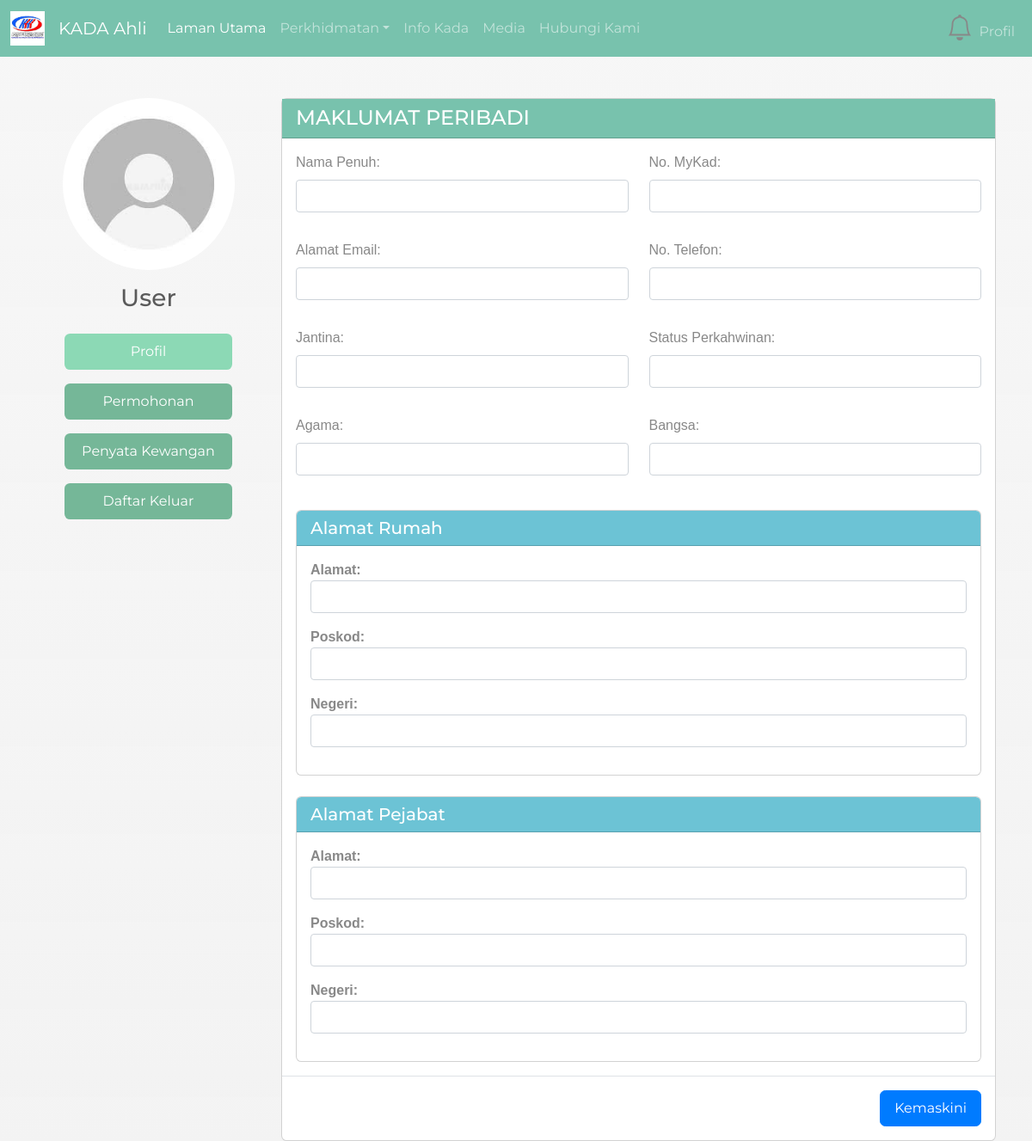
Page /profil.php (signed in) on the earlier database version.
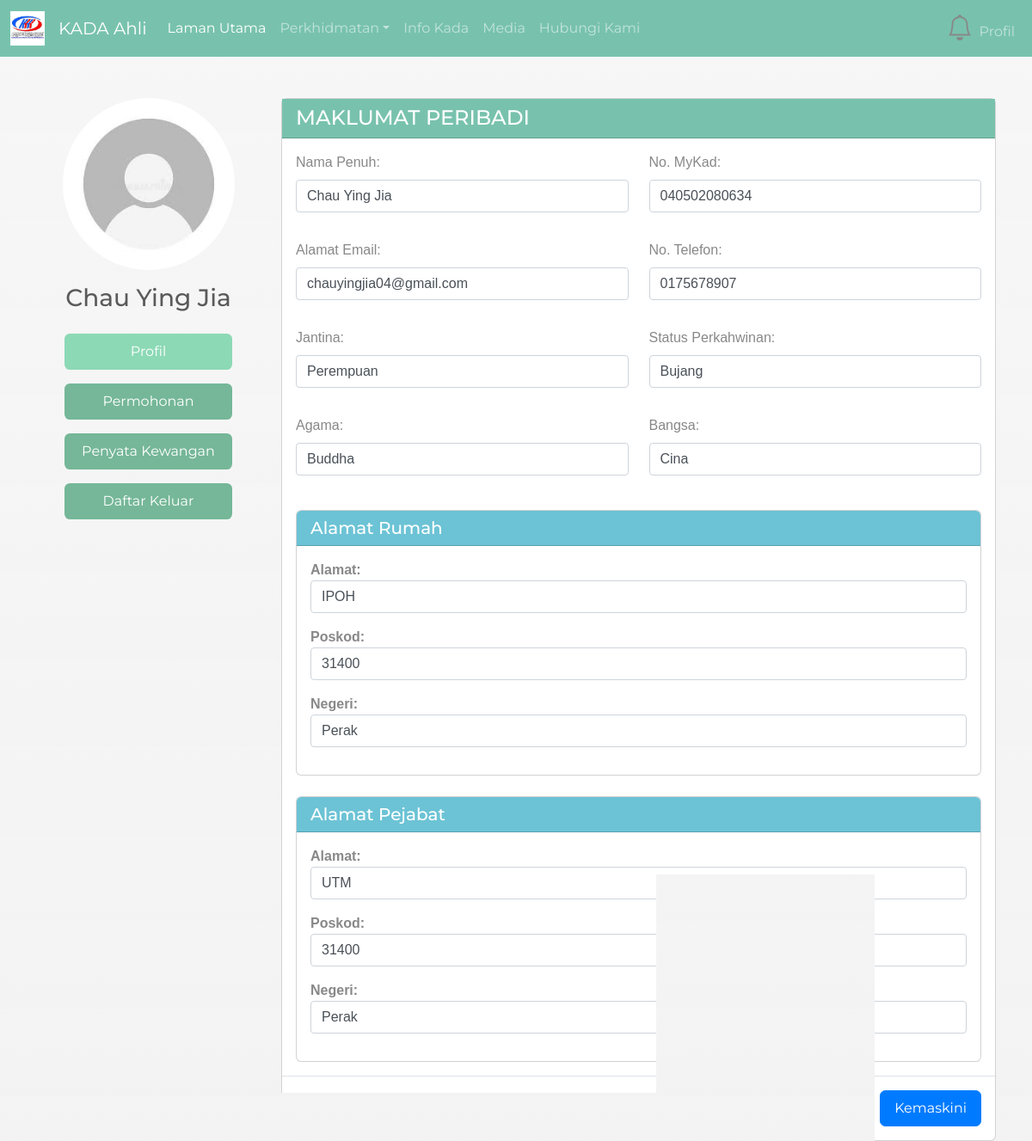
Same page on the later database version.
### tables this page shows
CREATE TABLE `tb_member` (
  `employeeID` int(4) NOT NULL,
  `memberName` varchar(255) NOT NULL,
  `email` varchar(255) DEFAULT NULL COMMENT 'Email address',
  `ic` varchar(20) NOT NULL,
  `maritalStatus` varchar(20) NOT NULL,
  `sex` varchar(10) DEFAULT NULL,
  `religion` varchar(50) DEFAULT NULL,
  `nation` varchar(50) DEFAULT NULL,
  `no_pf` varchar(50) DEFAULT NULL,
  `position` varchar(100) DEFAULT NULL COMMENT 'Job position',
  `phoneNumber` varchar(20) DEFAULT NULL COMMENT 'Primary contact number',
  `phoneHome` varchar(20) DEFAULT NULL COMMENT 'Home contact number',
  `monthlySalary` decimal(10,2) DEFAULT NULL COMMENT 'Monthly salary amount',
  `created_at` timestamp NOT NULL DEFAULT current_timestamp(),
  `updated_at` timestamp NOT NULL DEFAULT current_timestamp() ON UPDATE current_timestamp()
);

CREATE TABLE `tb_member_homeaddress` (
  `employeeID` int(4) NOT NULL,
  `homeAddress` varchar(255) NOT NULL,
  `homePostcode` varchar(10) NOT NULL,
  `homeState` varchar(20) NOT NULL
);

CREATE TABLE `tb_member_officeaddress` (
  `employeeID` int(4) NOT NULL,
  `officeAddress` varchar(255) NOT NULL,
  `officePostcode` varchar(10) NOT NULL,
  `officeState` varchar(20) NOT NULL
);

### profil.php (the view, shortened to what the changed rows need)
<?php
include "headermember.php";
include "dbconnect.php";
$employeeId = $_SESSION['employeeID'];
$sql = "SELECT m.*,
               h.homeAddress, h.homePostcode, h.homeState,
               o.officeAddress, o.officePostcode, o.officeState
        FROM tb_member m
        LEFT JOIN tb_member_homeaddress h ON m.employeeID = h.employeeID
        LEFT JOIN tb_member_officeaddress o ON m.employeeID = o.employeeID
        WHERE m.employeeID = ?";
$stmt = mysqli_prepare($conn, $sql);
mysqli_stmt_bind_param($stmt, "i", $employeeId);
mysqli_stmt_execute($stmt);
$result = mysqli_stmt_get_result($stmt);
$memberData = mysqli_fetch_assoc($result);
?>
    <div class="container mt-5">
        <div class="row">
            <div class="col-md-3">
                <div class="profile-sidebar text-center">
                    <div class="profile-image mb-4">
                        <img src="img/profile.jpeg" class="rounded-circle img-fluid" alt="Profile Picture" style="width: 200px; height: 200px; object-fit: cover;">
                        <h3 class=" mt-3"><?php echo isset($memberData['memberName']) ? $memberData['memberName'] : 'User'; ?></h3>
                    </div>
                </div>
            </div>
            <div class="col-md-9">
                <div class="card">
                <form id="profileForm" method="POST" action="update_profil.php">
                    <div class="card-body">
                        <div class="row mb-3">
                            <div class="col-md-6">
                                <p><input type="text" class="form-control" name="memberName" value="<?php echo htmlspecialchars($memberData['memberName']); ?>"readonly></p>
                            </div>
                            <div class="col-md-6">
                                <p><input type="text" class="form-control" name="ic" value="<?php echo htmlspecialchars($memberData['ic']); ?>"readonly></p>
                            </div>
                        </div>
                        <div class="row mb-3">
                            <div class="col-md-6">
                                <p><input type="text" class="form-control" name="email" value="<?php echo htmlspecialchars($memberData['email']); ?>"readonly></p>
                            </div>
                            <div class="col-md-6">
                                <p><input type="text" class="form-control" name="phoneNumber" value="<?php echo htmlspecialchars($memberData['phoneNumber']); ?>"readonly></p>
                            </div>
                        </div>
                        <div class="row mb-3">
                            <div class="col-md-6">
                                <p><input type="text" class="form-control" name="sex" value="<?php echo htmlspecialchars($memberData['sex']); ?>"readonly></p>
                            </div>
                            <div class="col-md-6">
                                <p><input type="text" class="form-control" name="maritalStatus" value="<?php echo htmlspecialchars($memberData['maritalStatus']); ?>"readonly></p>
                            </div>
                        </div>
                        <div class="row mb-3">
                            <div class="col-md-6">
                                <p><input type="text" class="form-control" name="religion" value="<?php echo htmlspecialchars($memberData['religion']); ?>"readonly></p>
                            </div>
                            <div class="col-md-6">
                                <p><input type="text" class="form-control" name="nation" value="<?php echo htmlspecialchars($memberData['nation']); ?>"readonly></p>
                            </div>
                        </div>
                        <div class="card mt-4">
                            <div class="card-body">
                                <p><strong>Alamat:</strong><input type="text" class="form-control" name="homeAddress" value="<?php echo htmlspecialchars($memberData['homeAddress']); ?>"readonly>
                                <p><strong>Poskod:</strong><input type="text" class="form-control" name="homePostcode" value="<?php echo htmlspecialchars($memberData['homePostcode']); ?>"readonly>
                                <p><strong>Negeri:</strong><input type="text" class="form-control" name="homeState" value="<?php echo htmlspecialchars($memberData['homeState']); ?>"readonly>
                            </div>
                        </div>
                        <div class="card mt-4">
                            <div class="card-body">
                                <p><strong>Alamat:</strong><input type="text" class="form-control" name="officeAddress" value="<?php echo htmlspecialchars($memberData['officeAddress']); ?>"readonly>
                                <p><strong>Poskod:</strong><input type="text" class="form-control" name="officePostcode" value="<?php echo htmlspecialchars($memberData['officePostcode']); ?>"readonly>
                                <p><strong>Negeri:</strong><input type="text" class="form-control" name="officeState" value="<?php echo htmlspecialchars($memberData['officeState']); ?>"readonly>
                            </div>
                        </div>
                    </div>
                </form>
                </div>
            </div>
        </div>
    </div>

Differences in the rows shown:
added tb_member: memberName "Chau Ying Jia", ic "040502080634", email "chauyingjia04@gmail.com", phoneNumber "0175678907", sex "Perempuan", maritalStatus "Bujang", religion "Buddha", nation "Cina", homeAddress "IPOH", homePostcode "31400", homeState "Perak", officeAddress "UTM", officePostcode "31400", officeState "Perak"
Other differences:
text no longer shown: "User"
